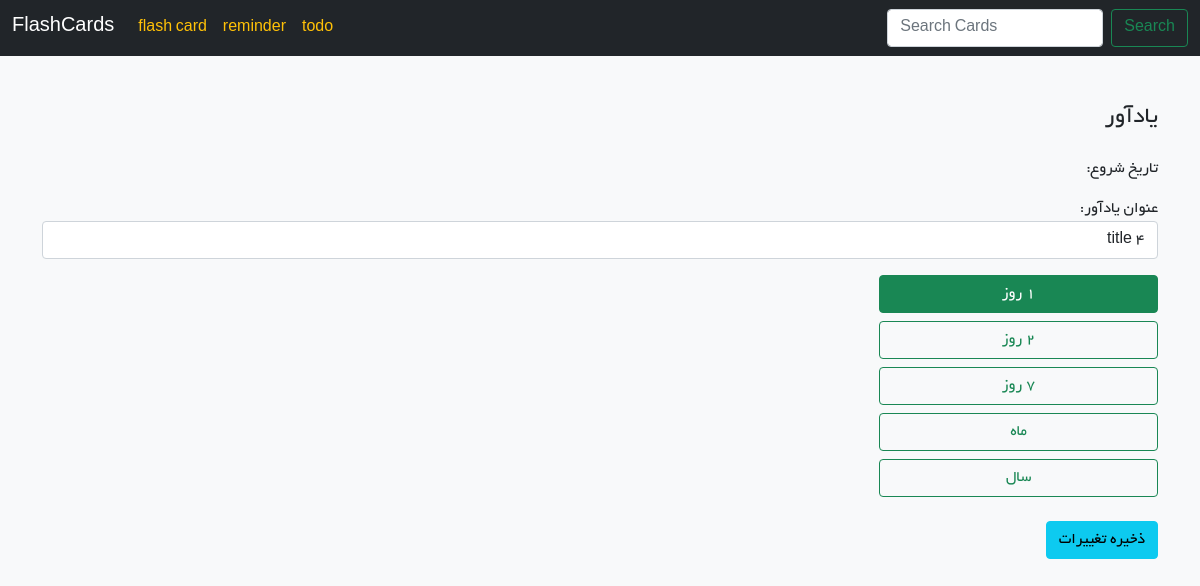
Page /reminder/4/ on the earlier database version.
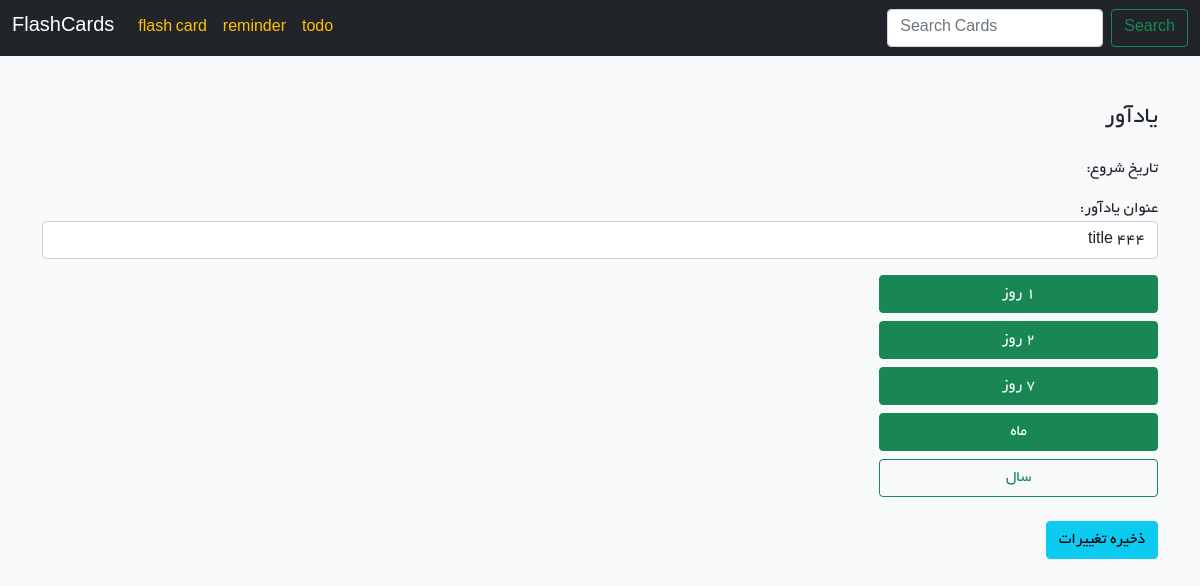
Same page on the later database version.
### reminder_date/models.py (models this page shows, shortened)
class Reminder(models.Model):
    title = models.CharField(max_length=512)
    start_day = models.DateField(auto_now_add=True)
    one = models.BooleanField(default=False)
    two = models.BooleanField(default=False)
    seven = models.BooleanField(default=False)
    month = models.BooleanField(default=False)
    year = models.BooleanField(default=False)

### reminder_date/views.py (the view, shortened to what this page needs)
# urls.py: path('<int:pk>/', ReminderDetailsView.as_view(), name='home'),
class ReminderDetailsView(View):
    form_class = ReminderForm
    def get(self, request, pk):
        reminder = get_object_or_404(Reminder, pk=pk)
        form = self.form_class(instance=reminder)
        return render(
            request,
            "reminder_date/reminderdetails.html",
            {"reminder": reminder, "form": form},
        )

### reminder_date/froms.py
class ReminderForm(forms.ModelForm):
    class Meta:
        model = Reminder
        fields = ["title", "one", "two", "seven", "month", "year"]
        widgets = {
            "title": forms.TextInput(
                attrs={
                    "class": "form-control",
                    "placeholder": "عنوان یادآور را وارد کنید",
                }
            ),
            "one": forms.CheckboxInput(attrs={"class": "form-check-input"}),
            "two": forms.CheckboxInput(attrs={"class": "form-check-input"}),
            "seven": forms.CheckboxInput(attrs={"class": "form-check-input"}),
            "month": forms.CheckboxInput(attrs={"class": "form-check-input"}),
            "year": forms.CheckboxInput(attrs={"class": "form-check-input"}),
        }
        labels = {
            "title": "عنوان یادآور",
            "one": " روزاول",
            "two": "روز دوم",
            "seven": "روز هفتم",
            "month": "ماه",
            "year": "سال",
        }

### todo/templatetags/jalali_filters.py (called while the page is built)
@register.filter
def to_jalali(value):
    if not value:
        return ""
    return JalaliDate(value).strftime("%Y/%m/%d")

### reminder_date/templates/reminder_date/reminderdetails.html (shortened to what this page needs)
{% extends 'base.html' %}
{% load jalali_filters %}
{% block content %}
<div dir="rtl">
  <p dir="rtl " class="h4 mb-4">یادآور</p>
  <p>تاریخ شروع: </p>
  <form method="post">
    <div class="mb-3">
      {{ form.title.label_tag }}
      {{ form.title }}
    </div>
    <div class="d-flex flex-column  gap-2">
      <button type="button"
        class="btn text-center {% if reminder.one %}btn-success{% else %}btn-outline-success{% endif %} w-25 text-end"
        onclick="toggleCheckbox('id_one', this)">۱ روز</button>
      <button type="button"
        class="btn text-center {% if reminder.two %}btn-success{% else %}btn-outline-success{% endif %} w-25 text-end"
        onclick="toggleCheckbox('id_two', this)">۲ روز</button>
      <button type="button"
        class="btn text-center {% if reminder.seven %}btn-success{% else %}btn-outline-success{% endif %} w-25 text-end"
        onclick="toggleCheckbox('id_seven', this)">۷ روز</button>
      <button type="button"
        class="btn text-center {% if reminder.month %}btn-success{% else %}btn-outline-success{% endif %} w-25 text-end"
        onclick="toggleCheckbox('id_month', this)">ماه</button>
      <button type="button"
        class="btn text-center {% if reminder.year %}btn-success{% else %}btn-outline-success{% endif %} w-25 text-end"
        onclick="toggleCheckbox('id_year', this)">سال</button>
    </div>
    <br>
    <button type="submit" class="btn btn-info">ذخیره تغییرات</button>
  </form>
  {% endblock %}

Differences in the rows shown:
changed Reminder: title "title 4" → "title 444"; two False → True (drawn); seven False → True (drawn); month False → True (drawn)
